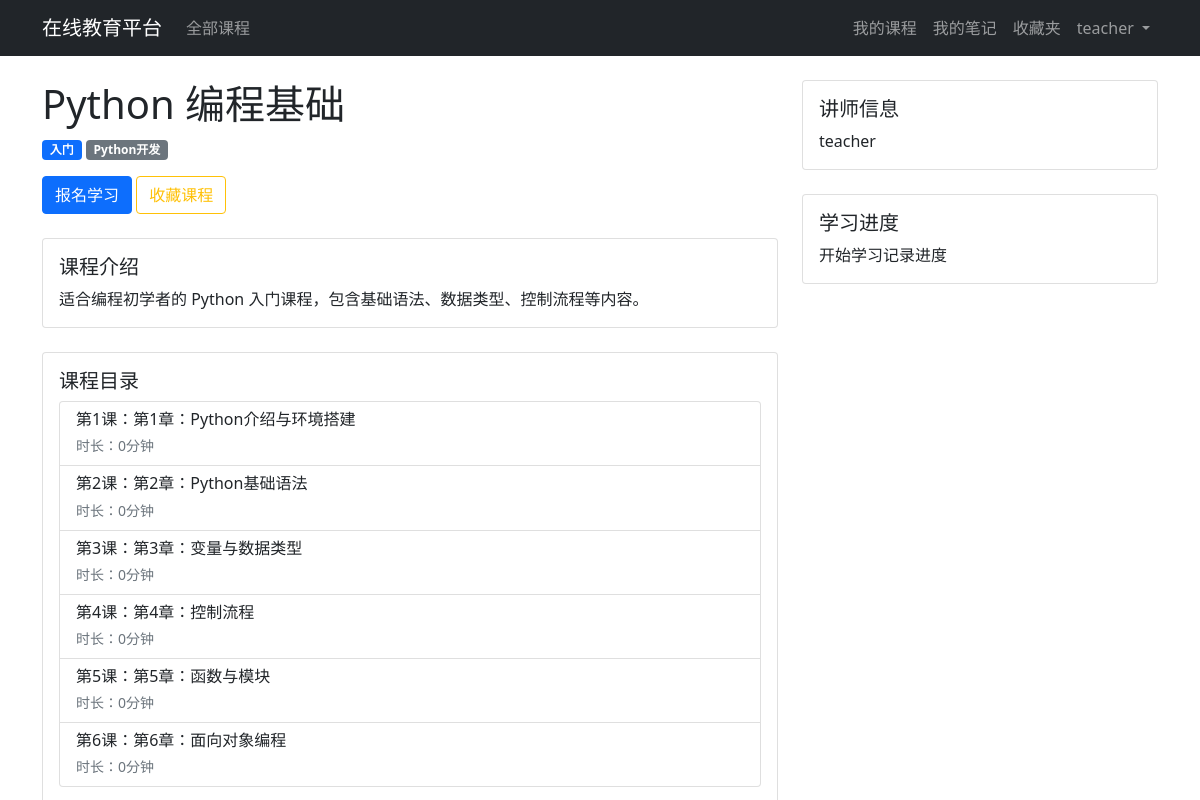
Page /course/1/ (signed in) on the committed database.
### users/models.py (models this page shows, shortened)
class CustomUser(AbstractUser):
    is_student = models.BooleanField(default=True)
    is_teacher = models.BooleanField(default=False)
    bio = models.TextField(max_length=500, blank=True)
    profile_pic = models.ImageField(upload_to='profile_pics', blank=True)

### courses/models.py (models this page shows, shortened)
class Course(models.Model):
    title = models.CharField(max_length=200, verbose_name='课程名称')
    description = models.TextField(verbose_name='课程描述')
    teacher = models.ForeignKey(CustomUser, on_delete=models.CASCADE, related_name='courses_taught', verbose_name='讲师')
    created_at = models.DateTimeField(auto_now_add=True, verbose_name='创建时间')
    updated_at = models.DateTimeField(auto_now=True)
    thumbnail = models.ImageField(upload_to='course_thumbnails', blank=True, verbose_name='课程封面')
    category = models.CharField(max_length=50, verbose_name='课程分类', default='其他')
    level = models.CharField(max_length=20, choices=[
        ('beginner', '入门'),
        ('intermediate', '中级'),
        ('advanced', '高级')
    ], default='beginner', verbose_name='难度等级')
    class Meta:
        verbose_name = '课程'
        verbose_name_plural = '课程'

class Lesson(models.Model):
    course = models.ForeignKey(Course, on_delete=models.CASCADE, related_name='lessons', verbose_name='所属课程')
    title = models.CharField(max_length=200, verbose_name='课时标题')
    content = models.TextField(verbose_name='课时内容')
    video_url = models.URLField(blank=True, null=True, verbose_name='视频链接', help_text='可选：添加视频链接')
    order = models.IntegerField(default=0, verbose_name='排序')
    duration = models.IntegerField(default=0, verbose_name='时长(分钟)')
    created_at = models.DateTimeField(auto_now_add=True)
    updated_at = models.DateTimeField(auto_now=True)
    class Meta:
        ordering = ['order']
        verbose_name = '课时'
        verbose_name_plural = '课时'

### courses/views.py (the view)
# urls.py: path('course/<int:course_id>/', views.course_detail, name='course_detail'),
@login_required
def course_detail(request, course_id):
    course = get_object_or_404(Course, id=course_id)
    is_enrolled = Enrollment.objects.filter(user=request.user, course=course).exists()
    is_favorited = Favorite.objects.filter(user=request.user, course=course).exists()
    context = {
        'course': course,
        'is_enrolled': is_enrolled,
        'is_favorited': is_favorited,
    }
    return render(request, 'courses/course_detail.html', context)

### templates/courses/course_detail.html (shortened to what this page needs)
{% extends 'base.html' %}
{% block content %}
<div class="row">
    <div class="col-md-8">
        <h1>{{ course.title }}</h1>
        <div class="mb-3">
            <span class="badge bg-primary">{{ course.get_level_display }}</span>
            <span class="badge bg-secondary">{{ course.category }}</span>
        </div>
        <div class="mb-4">
            {% if not is_enrolled %}
                <form method="post" action="{% url 'courses:enroll_course' course.id %}" class="d-inline">
                    <button type="submit" class="btn btn-primary">报名学习</button>
                </form>
            {% else %}
                <button type="button" class="btn btn-danger" data-bs-toggle="modal" data-bs-target="#unenrollModal">
                    取消学习
                </button>
            {% endif %}
            <form method="post" action="{% url 'courses:toggle_favorite' course.id %}" class="d-inline">
                {% if is_favorited %}
                    <button type="submit" class="btn btn-warning">
                        <i class="fas fa-star"></i> 取消收藏
                    </button>
                {% else %}
                    <button type="submit" class="btn btn-outline-warning">
                         收藏课程
                    </button>
                {% endif %}
            </form>
        </div>
        <div class="card mb-4">
            <div class="card-body">
                <h5 class="card-title">课程介绍</h5>
                <p class="card-text">{{ course.description }}</p>
            </div>
        </div>
        <div class="card">
            <div class="card-body">
                <h5 class="card-title">课程目录</h5>
                <div class="list-group">
                    {% for lesson in course.lessons.all %}
                    <div class="list-group-item">
                        <div class="d-flex justify-content-between align-items-center">
                            <div>
                                <h6 class="mb-1">第{{ forloop.counter }}课：{{ lesson.title }}</h6>
                                <small class="text-muted">时长：{{ lesson.duration }}分钟</small>
                            </div>
                        </div>
                    </div>
                    {% empty %}
                    <div class="list-group-item">暂无课时</div>
                    {% endfor %}
                </div>
            </div>
        </div>
    </div>
    <div class="col-md-4">
        <div class="card mb-4">
            <div class="card-body">
                <h5 class="card-title">讲师信息</h5>
                <p class="card-text">{{ course.teacher.username }}</p>
            </div>
        </div>
        <div class="card">
            <div class="card-body">
                <h5 class="card-title">学习进度</h5>
                {% if user_progress %}
                    <div class="progress mb-2">
                        <div class="progress-bar" role="progressbar"
                             style="width: {{ completion_percentage }}%">
                        </div>
                    </div>
                    <p class="card-text">已完成 {{ completed_lessons }}/{{ total_lessons }} 课时</p>
                {% else %}
                    <p class="card-text">开始学习记录进度</p>
                {% endif %}
            </div>
        </div>
    </div>
</div>
{% endblock %}

### templates/base.html (shortened to what this page needs)
<!DOCTYPE html>
<html>
<head>
    <link href="https://cdn.jsdelivr.net/npm/bootstrap@5.1.3/dist/css/bootstrap.min.css" rel="stylesheet">
</head>
<body>
    <nav class="navbar navbar-expand-lg navbar-dark bg-dark">
        <div class="container">
            <a class="navbar-brand" href="{% url 'courses:course_list' %}">在线教育平台</a>
            <div class="collapse navbar-collapse" id="navbarNav">
                <ul class="navbar-nav me-auto">
                    <li class="nav-item">
                        <a class="nav-link" href="{% url 'courses:course_list' %}">全部课程</a>
                    </li>
                </ul>
                <ul class="navbar-nav">
                    {% if user.is_authenticated %}
                        <li class="nav-item">
                            <a class="nav-link" href="{% url 'courses:my_courses' %}">我的课程</a>
                        </li>
                        <li class="nav-item">
                            <a class="nav-link" href="{% url 'courses:my_notes' %}">我的笔记</a>
                        </li>
                        <li class="nav-item">
                            <a class="nav-link" href="{% url 'courses:favorites' %}">收藏夹</a>
                        </li>
                        <li class="nav-item dropdown">
                            <a class="nav-link dropdown-toggle" href="#" id="navbarDropdown" role="button" data-bs-toggle="dropdown">
                                {{ user.username }}
                            </a>
                        </li>
                    {% endif %}
                </ul>
            </div>
        </div>
    </nav>
    <div class="container mt-4">
        {% block content %}
        {% endblock %}
    </div>
</body>
</html>

### rows in the picture
CustomUser: username "teacher"
Course: title "Python 编程基础", level "入门", category "Python开发", description "适合编程初学者的 Python 入门课程，包含基础语法、数据类型、控制流程等内容。", teacher.username "teacher"
Lesson: title "第1章：Python介绍与环境搭建", duration "0"
Lesson: title "第2章：Python基础语法", duration "0"
Lesson: title "第3章：变量与数据类型", duration "0"
Lesson: title "第4章：控制流程", duration "0"
Lesson: title "第5章：函数与模块", duration "0"
Lesson: title "第6章：面向对象编程", duration "0"
